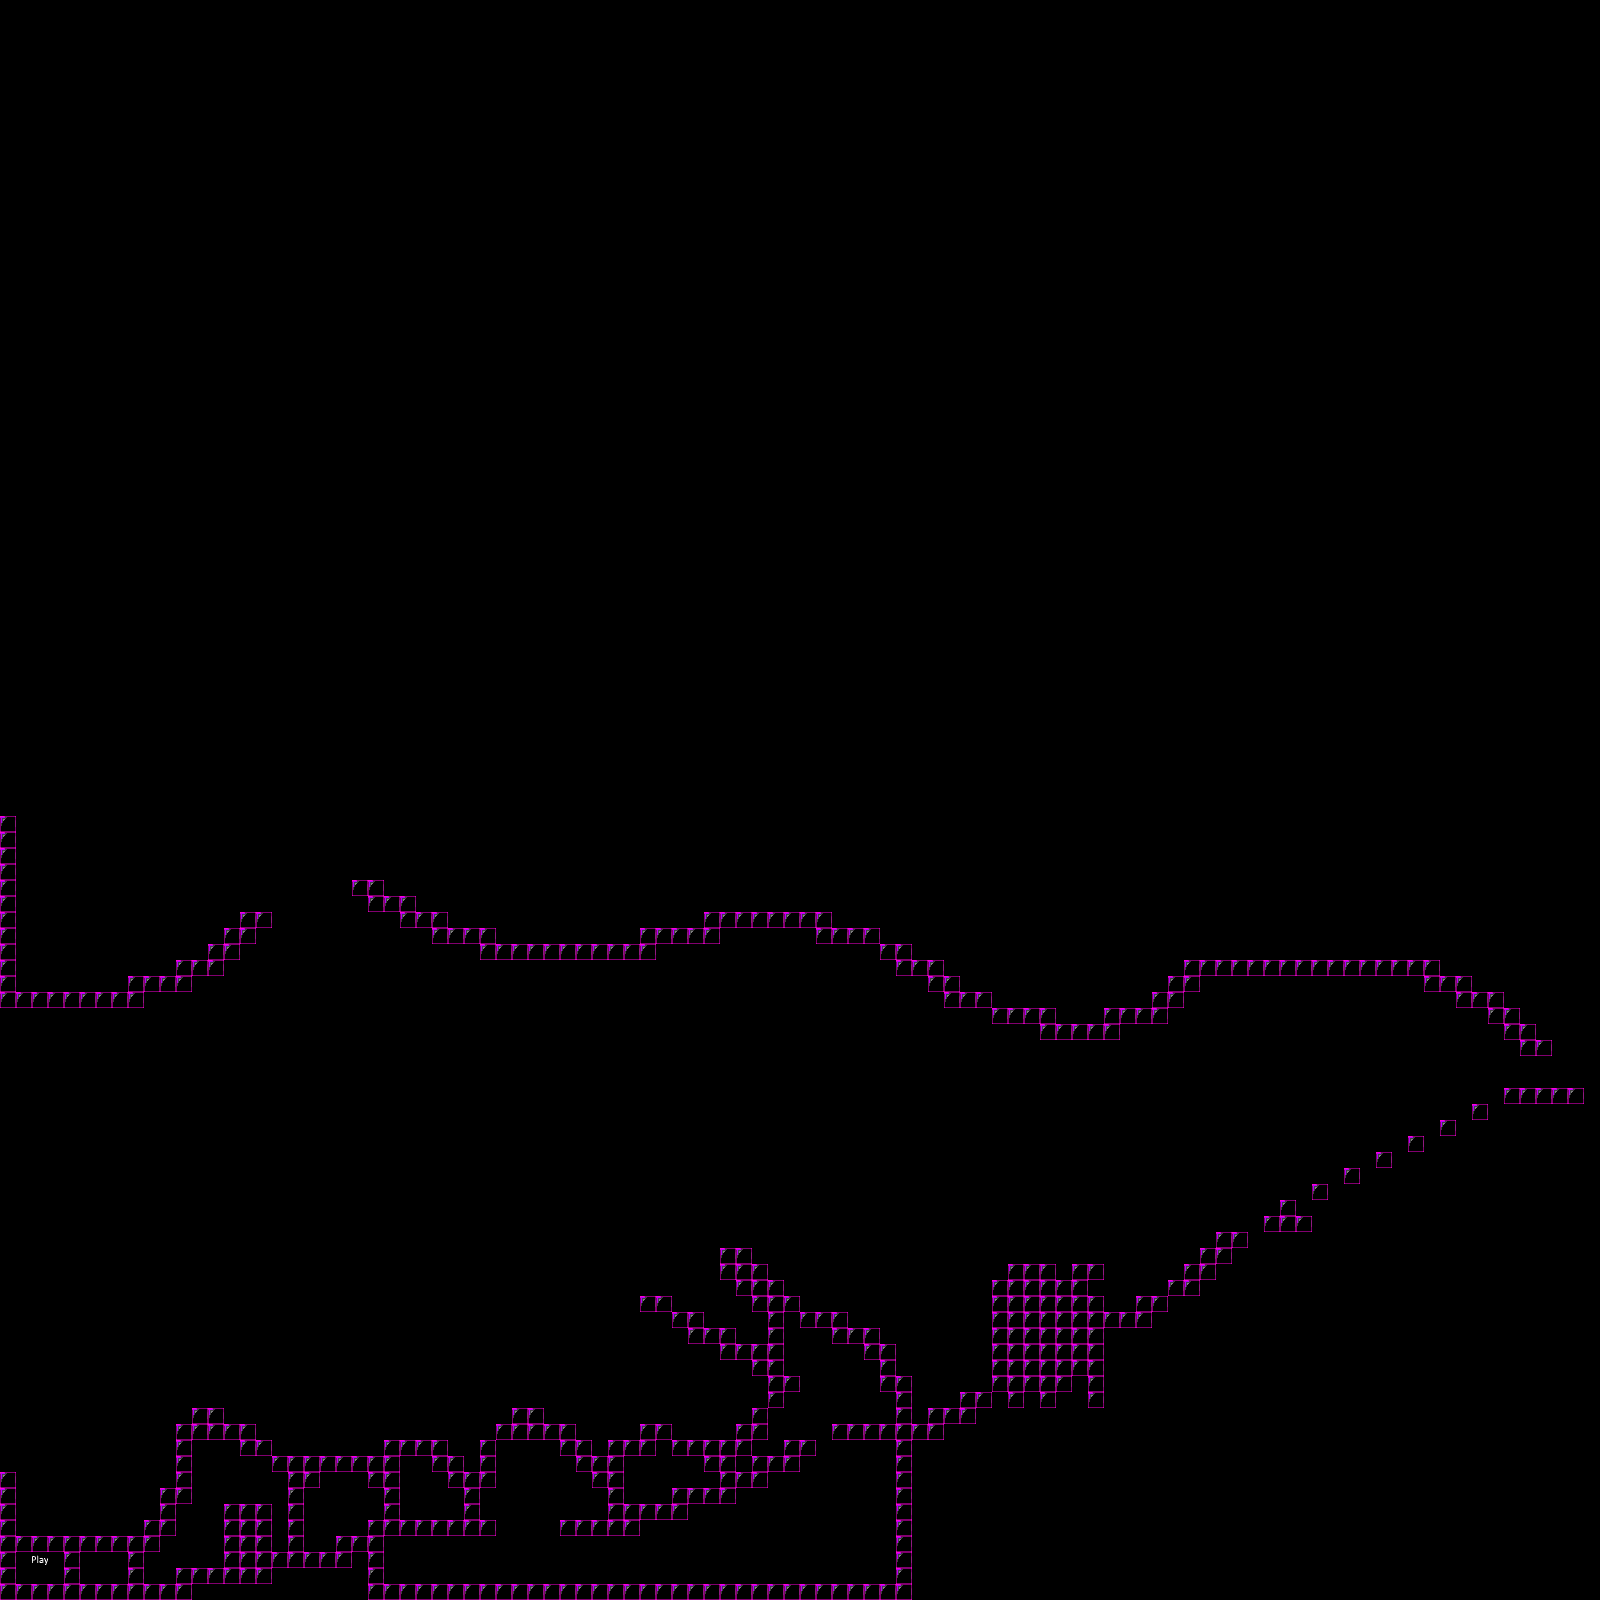

Below is a game level as drawn by its tile map, then a one-line description and the .tmx that defines it (tile-layer data replaced by summaries):
An orthogonal 100x100 tile map with 16x16 px tiles, 4 tile layers (ground, background, foreground, spawns).

<map version="1.0" orientation="orthogonal" renderorder="right-up" width="100" height="100" tilewidth="16" tileheight="16" nextobjectid="1">
 <tileset firstgid="1" name="testtileset" tilewidth="16" tileheight="16" tilecount="2" columns="2">
  <image source="testtileset.png" width="32" height="16" />
  <tile id="1">
   <properties>
    <property name="type" value="player" />
   </properties>
  </tile>
 </tileset>
 <layer name="ground" width="100" height="100">
  <data>[10000 cells, 300 non-empty, 1 distinct tile ids]</data>
 </layer>
 <layer name="background" width="100" height="100">
  <data>[10000 cells, 123 non-empty, 1 distinct tile ids]</data>
 </layer>
 <layer name="foreground" width="100" height="100">
  <data>[10000 cells, 67 non-empty, 1 distinct tile ids]</data>
 </layer>
 <layer name="spawns" width="100" height="100">
  <data>[10000 cells, 1 non-empty, 1 distinct tile ids]</data>
 </layer>
</map>